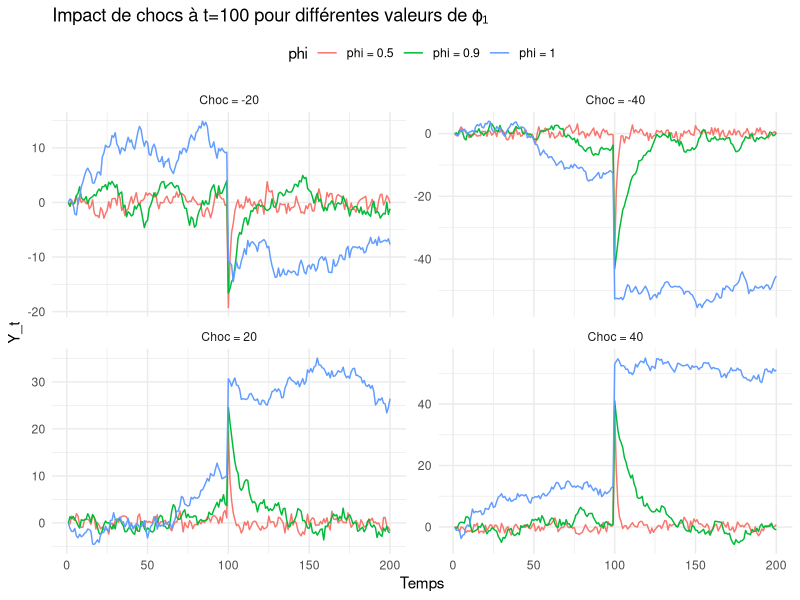
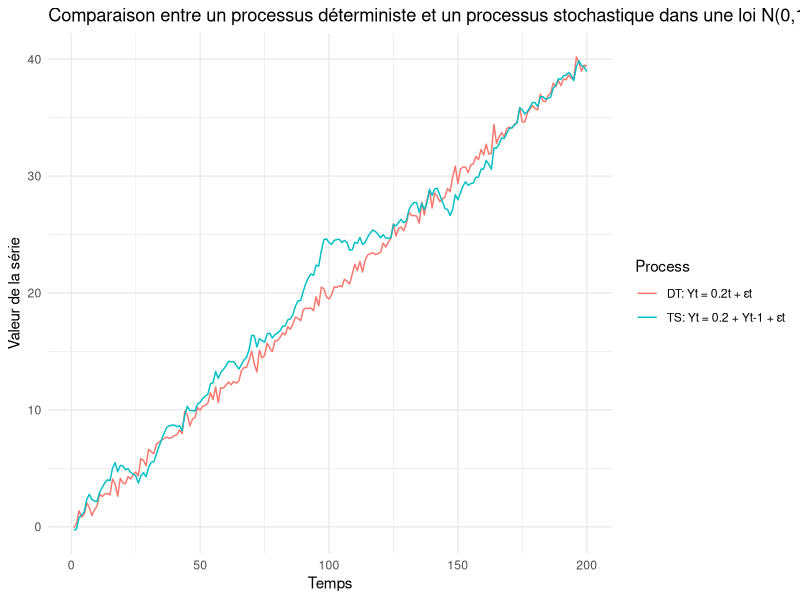
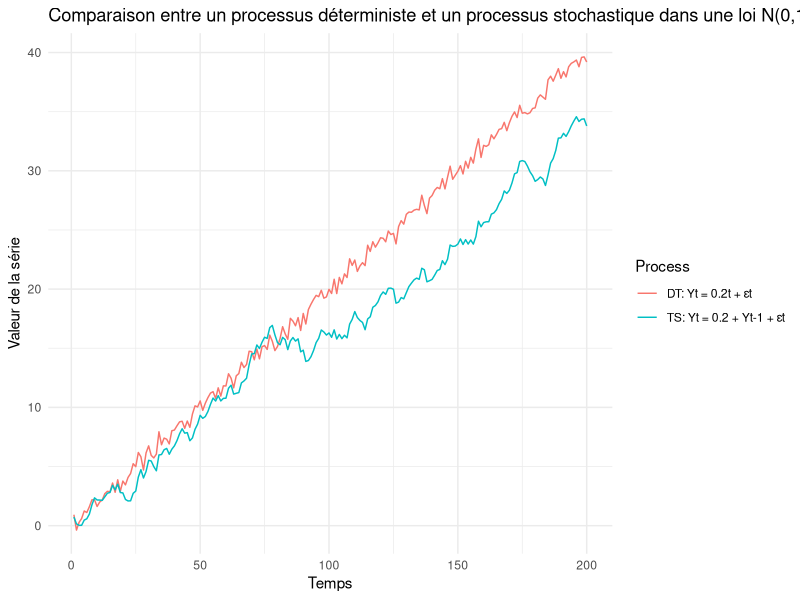
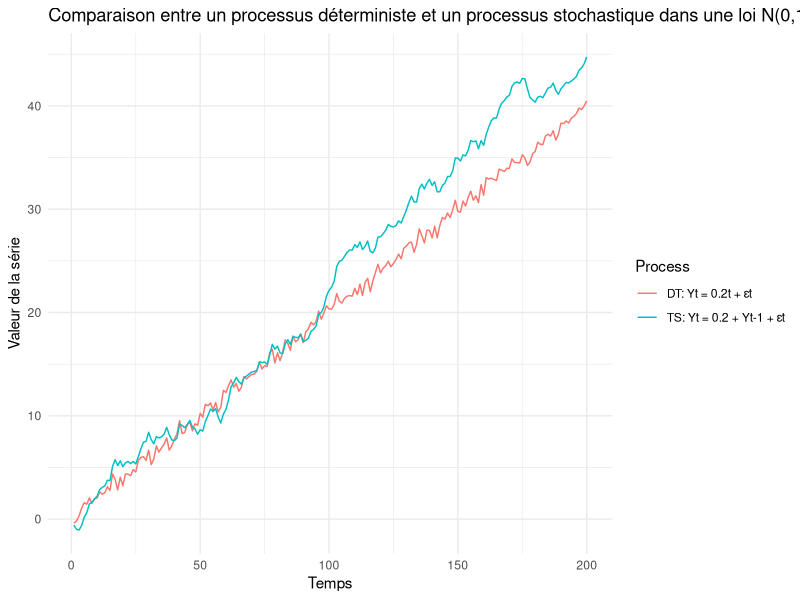
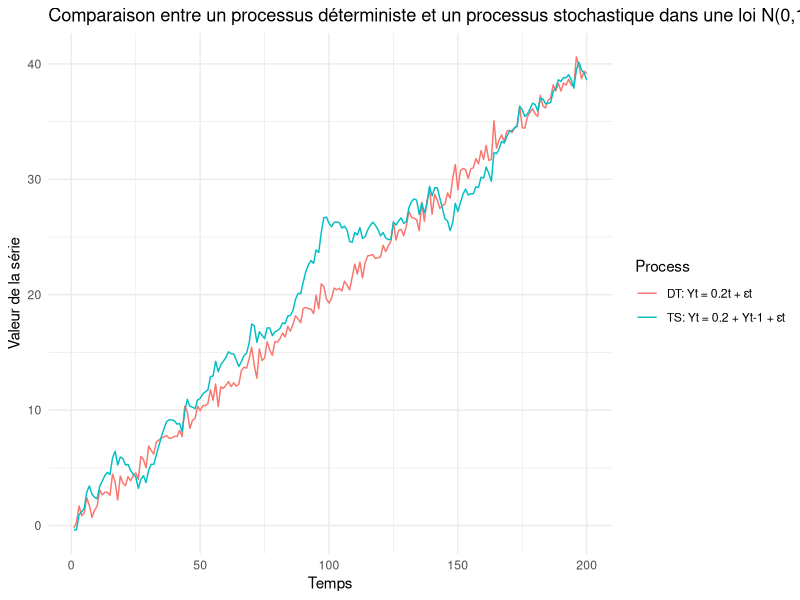
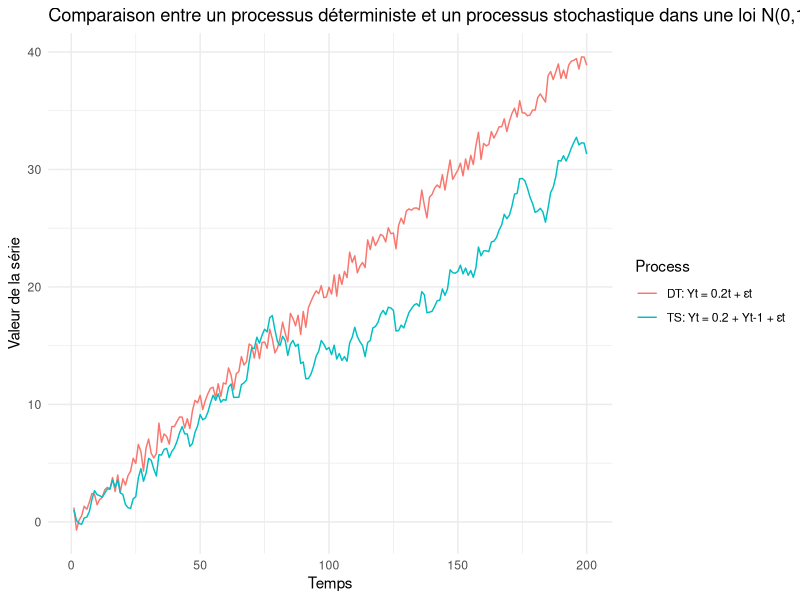
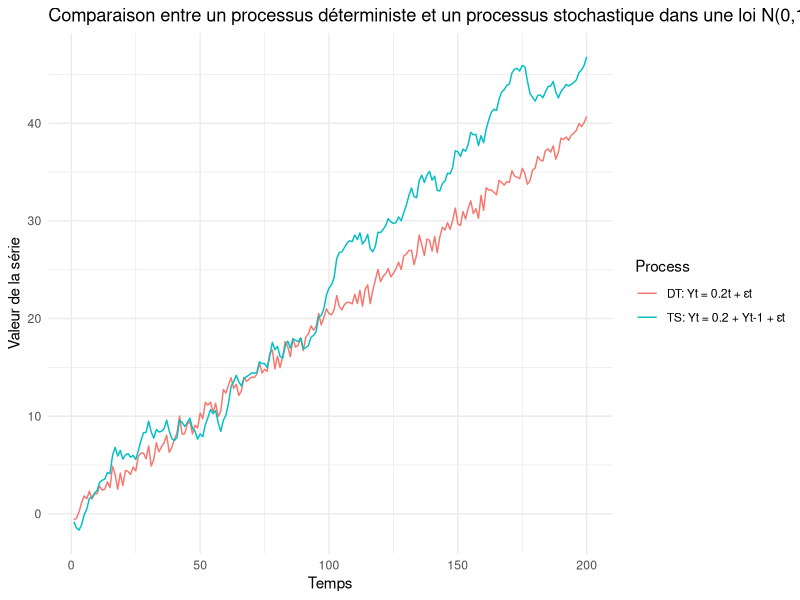
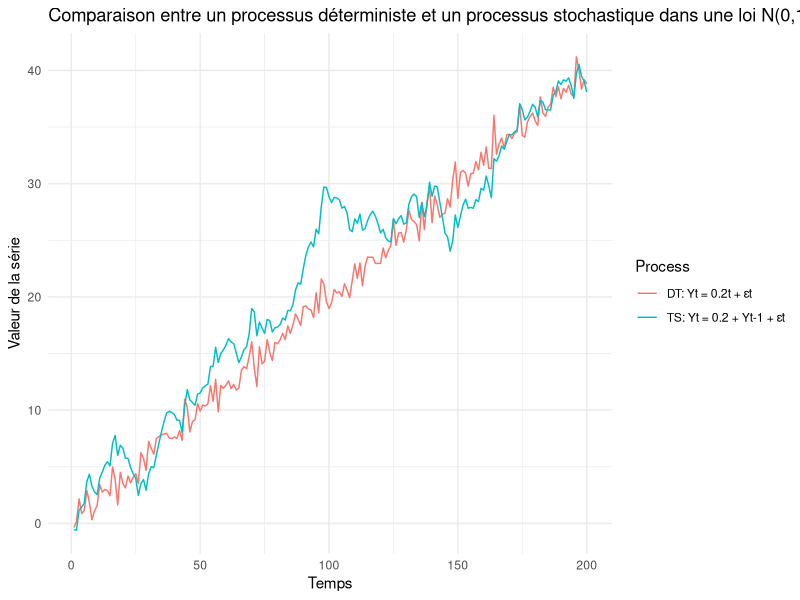

Here is the R script that generated these plots, in order:
## ---- chunk 1
library(stats)
library(ggplot2)


simulate_ar1 <- function(phi, choc_value, choc_time = 100, n = 200) {
  Y <- numeric(n)
  eps <- rnorm(n, mean = 0, sd = 1)
  
  for (t in 2:n) {
    Y[t] <- phi * Y[t - 1] + eps[t]
    if (t == choc_time) {
      Y[t] <- Y[t] + choc_value
    }
  }
  return(Y)
}

set.seed(123)


phi_vals <- c(0.5, 0.9, 1.0)
chocs <- c(20, 40, -20, -40)

# Stocker les résultats dans une data.frame
results <- data.frame()

for (choc in chocs) {
  for (phi in phi_vals) {
    serie <- simulate_ar1(phi, choc)
    df <- data.frame(
      t = 1:200,
      Y = serie,
      phi = paste0("phi = ", phi),
      choc = paste0("Choc = ", choc)
    )
    results <- rbind(results, df)
  }
}
ggplot(results, aes(x = t, y = Y, color = phi)) +
  geom_line() +
  facet_wrap(~choc, scales = "free_y") +
  labs(title = "Impact de chocs à t=100 pour différentes valeurs de ϕ₁",
       x = "Temps", y = "Y_t") +
  theme_minimal() +
  theme(legend.position = "top")


library(ggplot2)
simulate_ar1 <- function(phi, choc_value, choc_time = 100, n = 200) {
  Y <- numeric(n)
  eps <- rnorm(n, mean = 0, sd = 1)
  
  for (t in 2:n) {
    Y[t] <- phi * Y[t - 1] + eps[t]
    if (t == choc_time) {
      Y[t] <- Y[t] + choc_value
    }
  }
  return(Y)
}


## ---- chunk 2

library(ggplot2)
set.seed(123)

n <- 200  
sigma2 <- 1/4  

epsilon <- rnorm(n, mean = 0, sd = sqrt(sigma2))  # Génération du bruit blanc


Y_DT <- numeric(n)
Y_TS <- numeric(n)

for (t in 1:n) {
  Y_DT[t] <- 0.2 * t + epsilon[t]  
  if (t == 1) {
    Y_TS[t] <- epsilon[t]  
  } else {
    Y_TS[t] <- 0.2 + Y_TS[t - 1] + epsilon[t]  
  }
}

# Création du DataFrame
data <- data.frame(
  Time = rep(1:n, 2),
  Value = c(Y_DT, Y_TS),
  Process = rep(c("DT: Yt = 0.2t + εt", "TS: Yt = 0.2 + Yt-1 + εt"), each = n)
)

# Graphique
ggplot(data, aes(x = Time, y = Value, color = Process)) +
  geom_line() +
  labs(title = "Comparaison entre un processus déterministe et un processus stochastique dans une loi N(0,1/4)",
       x = "Temps",
       y = "Valeur de la série") +
  theme_minimal()
  
## ---- chunk 3
set.seed(287)

n <- 200  
sigma2 <- 1/4  

epsilon <- rnorm(n, mean = 0, sd = sqrt(sigma2))  # Génération du bruit blanc


Y_DT <- numeric(n)
Y_TS <- numeric(n)

for (t in 1:n) {
  Y_DT[t] <- 0.2 * t + epsilon[t]  
  if (t == 1) {
    Y_TS[t] <- epsilon[t]  
  } else {
    Y_TS[t] <- 0.2 + Y_TS[t - 1] + epsilon[t]  
  }
}

# Création du DataFrame
data <- data.frame(
  Time = rep(1:n, 2),
  Value = c(Y_DT, Y_TS),
  Process = rep(c("DT: Yt = 0.2t + εt", "TS: Yt = 0.2 + Yt-1 + εt"), each = n)
)

# Graphique
ggplot(data, aes(x = Time, y = Value, color = Process)) +
  geom_line() +
  labs(title = "Comparaison entre un processus déterministe et un processus stochastique dans une loi N(0,1/4)",
       x = "Temps",
       y = "Valeur de la série") +
  theme_minimal()
## ---- chunk 4
set.seed(986)

n <- 200  
sigma2 <- 1/4  

epsilon <- rnorm(n, mean = 0, sd = sqrt(sigma2))  # Génération du bruit blanc


Y_DT <- numeric(n)
Y_TS <- numeric(n)

for (t in 1:n) {
  Y_DT[t] <- 0.2 * t + epsilon[t]  
  if (t == 1) {
    Y_TS[t] <- epsilon[t]  
  } else {
    Y_TS[t] <- 0.2 + Y_TS[t - 1] + epsilon[t]  
  }
}

# Création du DataFrame
data <- data.frame(
  Time = rep(1:n, 2),
  Value = c(Y_DT, Y_TS),
  Process = rep(c("DT: Yt = 0.2t + εt", "TS: Yt = 0.2 + Yt-1 + εt"), each = n)
)

# Graphique
ggplot(data, aes(x = Time, y = Value, color = Process)) +
  geom_line() +
  labs(title = "Comparaison entre un processus déterministe et un processus stochastique dans une loi N(0,1/4)",
       x = "Temps",
       y = "Valeur de la série") +
  theme_minimal()
## ---- chunk 5
set.seed(123)

# Paramètres
n <- 200  # Nombre d'observations
sigma2 <- 1/2  # Variance du bruit

epsilon <- rnorm(n, mean = 0, sd = sqrt(sigma2))  # Génération du bruit blanc

# Simulation des processus
Y_DT <- numeric(n)
Y_TS <- numeric(n)

for (t in 1:n) {
  Y_DT[t] <- 0.2 * t + epsilon[t]  
  if (t == 1) {
    Y_TS[t] <- epsilon[t]  
  } else {
    Y_TS[t] <- 0.2 + Y_TS[t - 1] + epsilon[t]  
  }
}

# Création du DataFrame
data <- data.frame(
  Time = rep(1:n, 2),
  Value = c(Y_DT, Y_TS),
  Process = rep(c("DT: Yt = 0.2t + εt", "TS: Yt = 0.2 + Yt-1 + εt"), each = n)
)

# Graphique
ggplot(data, aes(x = Time, y = Value, color = Process)) +
  geom_line() +
  labs(title = "Comparaison entre un processus déterministe et un processus stochastique dans une loi N(0,1/2)",
       x = "Temps",
       y = "Valeur de la série") +
  theme_minimal()

## ---- chunk 6
set.seed(287)

# Paramètres
n <- 200  # Nombre d'observations
sigma2 <- 1/2  # Variance du bruit

epsilon <- rnorm(n, mean = 0, sd = sqrt(sigma2))  # Génération du bruit blanc

# Simulation des processus
Y_DT <- numeric(n)
Y_TS <- numeric(n)

for (t in 1:n) {
  Y_DT[t] <- 0.2 * t + epsilon[t]  
  if (t == 1) {
    Y_TS[t] <- epsilon[t]  
  } else {
    Y_TS[t] <- 0.2 + Y_TS[t - 1] + epsilon[t]  
  }
}

# Création du DataFrame
data <- data.frame(
  Time = rep(1:n, 2),
  Value = c(Y_DT, Y_TS),
  Process = rep(c("DT: Yt = 0.2t + εt", "TS: Yt = 0.2 + Yt-1 + εt"), each = n)
)

# Graphique
ggplot(data, aes(x = Time, y = Value, color = Process)) +
  geom_line() +
  labs(title = "Comparaison entre un processus déterministe et un processus stochastique dans une loi N(0,1/2)",
       x = "Temps",
       y = "Valeur de la série") +
  theme_minimal()
## ---- chunk 7
set.seed(986)

# Paramètres
n <- 200  # Nombre d'observations
sigma2 <- 1/2  # Variance du bruit

epsilon <- rnorm(n, mean = 0, sd = sqrt(sigma2))  # Génération du bruit blanc

# Simulation des processus
Y_DT <- numeric(n)
Y_TS <- numeric(n)

for (t in 1:n) {
  Y_DT[t] <- 0.2 * t + epsilon[t]  
  if (t == 1) {
    Y_TS[t] <- epsilon[t]  
  } else {
    Y_TS[t] <- 0.2 + Y_TS[t - 1] + epsilon[t]  
  }
}

# Création du DataFrame
data <- data.frame(
  Time = rep(1:n, 2),
  Value = c(Y_DT, Y_TS),
  Process = rep(c("DT: Yt = 0.2t + εt", "TS: Yt = 0.2 + Yt-1 + εt"), each = n)
)

# Graphique
ggplot(data, aes(x = Time, y = Value, color = Process)) +
  geom_line() +
  labs(title = "Comparaison entre un processus déterministe et un processus stochastique dans une loi N(0,1/2)",
       x = "Temps",
       y = "Valeur de la série") +
  theme_minimal()
## ---- chunk 8
set.seed(123)

# Paramètres
n <- 200  # Nombre d'observations
sigma2 <- 1  # Variance du bruit

epsilon <- rnorm(n, mean = 0, sd = sqrt(sigma2))  # Génération du bruit blanc

# Simulation des processus
Y_DT <- numeric(n)
Y_TS <- numeric(n)

for (t in 1:n) {
  Y_DT[t] <- 0.2 * t + epsilon[t]  
  if (t == 1) {
    Y_TS[t] <- epsilon[t]  
  } else {
    Y_TS[t] <- 0.2 + Y_TS[t - 1] + epsilon[t]  
  }
}

# Création du DataFrame
data <- data.frame(
  Time = rep(1:n, 2),
  Value = c(Y_DT, Y_TS),
  Process = rep(c("DT: Yt = 0.2t + εt", "TS: Yt = 0.2 + Yt-1 + εt"), each = n)
)

# Graphique
ggplot(data, aes(x = Time, y = Value, color = Process)) +
  geom_line() +
  labs(title = "Comparaison entre un processus déterministe et un processus stochastique dans une loi N(0,1)",
       x = "Temps",
       y = "Valeur de la série") +
  theme_minimal()

## ---- chunk 9
set.seed(287)

# Paramètres
n <- 200  # Nombre d'observations
sigma2 <- 1  # Variance du bruit

epsilon <- rnorm(n, mean = 0, sd = sqrt(sigma2))  # Génération du bruit blanc

# Simulation des processus
Y_DT <- numeric(n)
Y_TS <- numeric(n)

for (t in 1:n) {
  Y_DT[t] <- 0.2 * t + epsilon[t]  
  if (t == 1) {
    Y_TS[t] <- epsilon[t]  
  } else {
    Y_TS[t] <- 0.2 + Y_TS[t - 1] + epsilon[t]  
  }
}

# Création du DataFrame
data <- data.frame(
  Time = rep(1:n, 2),
  Value = c(Y_DT, Y_TS),
  Process = rep(c("DT: Yt = 0.2t + εt", "TS: Yt = 0.2 + Yt-1 + εt"), each = n)
)

# Graphique
ggplot(data, aes(x = Time, y = Value, color = Process)) +
  geom_line() +
  labs(title = "Comparaison entre un processus déterministe et un processus stochastique dans une loi N(0,1)",
       x = "Temps",
       y = "Valeur de la série") +
  theme_minimal()
## ---- chunk 10
set.seed(986)

# Paramètres
n <- 200  # Nombre d'observations
sigma2 <- 1  # Variance du bruit

epsilon <- rnorm(n, mean = 0, sd = sqrt(sigma2))  # Génération du bruit blanc

# Simulation des processus
Y_DT <- numeric(n)
Y_TS <- numeric(n)

for (t in 1:n) {
  Y_DT[t] <- 0.2 * t + epsilon[t]  
  if (t == 1) {
    Y_TS[t] <- epsilon[t]  
  } else {
    Y_TS[t] <- 0.2 + Y_TS[t - 1] + epsilon[t]  
  }
}

# Création du DataFrame
data <- data.frame(
  Time = rep(1:n, 2),
  Value = c(Y_DT, Y_TS),
  Process = rep(c("DT: Yt = 0.2t + εt", "TS: Yt = 0.2 + Yt-1 + εt"), each = n)
)

# Graphique
ggplot(data, aes(x = Time, y = Value, color = Process)) +
  geom_line() +
  labs(title = "Comparaison entre un processus déterministe et un processus stochastique dans une loi N(0,1)",
       x = "Temps",
       y = "Valeur de la série") +
  theme_minimal()
## ---- chunk 11
set.seed(123)


n <- 200       
N <- 5000     
rejets <- numeric(N)

for (i in 1:N) {
  
  X <- cumsum(rnorm(n))
  Y <- cumsum(rnorm(n))
  

  model <- lm(Y ~ X)
  p_value <- summary(model)$coefficients[2, 4]  
  

  rejets[i] <- ifelse(p_value < 0.05, 1, 0)
}

pourcentage_rejets <- mean(rejets) * 100
cat("Pourcentage de rejets de H0 (β1 = 0) au seuil de 5% :", round(pourcentage_rejets, 2), "%\n")

## ---- chunk 12
set.seed(238)


n <- 50    
N <- 5000   
rejets <- numeric(N)

for (i in 1:N) {
  
  X <- cumsum(rnorm(n))
  Y <- cumsum(rnorm(n))
  
  
  model <- lm(Y ~ X)
  p_value <- summary(model)$coefficients[2, 4]  
  
  
  rejets[i] <- ifelse(p_value < 0.05, 1, 0)
}

pourcentage_rejets <- mean(rejets) * 100
cat("Pourcentage de rejets de H0 (β1 = 0) au seuil de 5% :", round(pourcentage_rejets, 2), "%\n")
## ---- chunk 13
set.seed(238)


n <- 500   
N <- 5000   
rejets <- numeric(N)

for (i in 1:N) {
  
  X <- cumsum(rnorm(n))
  Y <- cumsum(rnorm(n))
  
  
  model <- lm(Y ~ X)
  p_value <- summary(model)$coefficients[2, 4]  
  
  
  rejets[i] <- ifelse(p_value < 0.05, 1, 0)
}

pourcentage_rejets <- mean(rejets) * 100
cat("Pourcentage de rejets de H0 (β1 = 0) au seuil de 5% :", round(pourcentage_rejets, 2), "%\n")
## ---- chunk 14
set.seed(238)


n <- 200   
N <- 2000   
rejets <- numeric(N)

for (i in 1:N) {
  
  X <- cumsum(rnorm(n))
  Y <- cumsum(rnorm(n))
  
  
  model <- lm(Y ~ X)
  p_value <- summary(model)$coefficients[2, 4]  
  
  
  rejets[i] <- ifelse(p_value < 0.05, 1, 0)
}

pourcentage_rejets <- mean(rejets) * 100
cat("Pourcentage de rejets de H0 (β1 = 0) au seuil de 5% :", round(pourcentage_rejets, 2), "%\n")
## ---- chunk 15
set.seed(238)


n <- 200   
N <- 10000   
rejets <- numeric(N)

for (i in 1:N) {
  
  X <- cumsum(rnorm(n))
  Y <- cumsum(rnorm(n))
  
  
  model <- lm(Y ~ X)
  p_value <- summary(model)$coefficients[2, 4]  
  
  
  rejets[i] <- ifelse(p_value < 0.05, 1, 0)
}

pourcentage_rejets <- mean(rejets) * 100
cat("Pourcentage de rejets de H0 (β1 = 0) au seuil de 5% :", round(pourcentage_rejets, 2), "%\n")
## ---- chunk 16
set.seed(123)

# Paramètres
n <- 100         # Longueur de la série
N <- 10000       # Nombre de simulations
t_stats <- numeric(N)

for (i in 1:N) {
  eps <- rnorm(n)
  Y <- cumsum(eps)  # Y_t = Y_{t-1} + ε_t
  
  dY <- diff(Y)            # ΔY_t
  Y_lag <- Y[-n]           # Y_{t-1}
  
  model <- lm(dY ~ 0 + Y_lag)  # régression sans constante
  t_stats[i] <- summary(model)$coefficients[1, 3]  # t-statistique
}

# Valeurs critiques empiriques
quantiles <- quantile(t_stats, probs = c(0.10, 0.05, 0.01))
print(round(quantiles, 3))

# Histogramme
hist(t_stats, breaks = 50, col = "darkgreen", border = "white",
     main = "Distribution Monte Carlo du modèle (1)",
     xlab = "Valeurs de la statistique t")

# Ajout des lignes verticales pour les quantiles critiques
abline(v = quantiles[1], col = "orange", lwd = 2, lty = 2)
abline(v = quantiles[2], col = "red", lwd = 2, lty = 2)
abline(v = quantiles[3], col = "darkred", lwd = 2, lty = 2)

# Ajout d'une légende
legend("topright", legend = c("10%", "5%", "1%"),
       col = c("orange", "red", "darkred"),
       lty = 2, lwd = 2, title = "Seuils")

## ---- chunk 17
set.seed(123)

n_simulations <- 10000
n_obs <- 100

# Fonction pour générer une marche aléatoire avec constante
generate_random_walk_avec_const <- function(n, delta0) {
  Yt <- numeric(n)
  Yt[1] <- delta0  # Initialisation avec la constante
  for (t in 2:n) {
    Yt[t] <- Yt[t-1] + rnorm(1)
  }
  return(Yt)
}

# Fonction pour exécuter la simulation et afficher les résultats
simulation_cst <- function(delta0) {
  set.seed(123)  # Réinitialisation de la graine pour reproductibilité
  
  t_stats <- numeric(n_simulations)  # Réinitialisation à chaque appel
  
  for (i in 1:n_simulations) {
    Yt <- generate_random_walk_avec_const(n_obs, delta0)
    
    dYt <- diff(Yt)
    Yt_lag <- Yt[-n_obs]
    
    model <- lm(dYt ~ Yt_lag)  # Régression avec constante par défaut
    t_stats[i] <- summary(model)$coefficients[2, 3]  # Récupération du t-stat
  }
  
  # Calcul des quantiles (valeurs critiques)
  quantiles <- quantile(t_stats, c(0.10, 0.05, 0.01))
  
  # Affichage graphique
  hist(t_stats, breaks = 50, probability = TRUE, col = "royalblue", border = "white",
       main = paste("Distribution Monte Carlo des t-stat de Dickey-Fuller (δ0 =", delta0, ")"),
       xlab = "Valeur de la statistique t", ylab = "Densité")
  lines(density(t_stats), col = "royalblue", lwd = 2)
  abline(v = quantiles, col = c("orange", "red", "darkred"), lwd = 2, lty = 2)
  legend("topright", legend = c("Densité estimée", "Quantile 10%", "Quantile 5%", "Quantile 1%"),
         col = c("royalblue", "orange", "red", "darkred"), lwd = 2, cex = 0.5, lty = c(1, 2, 2, 2))
  
  # Affichage des valeurs critiques
  cat("Valeurs critiques obtenues pour δ0 =", delta0, ":\n")
  print(quantiles)
}


simulation_cst(delta0 = 5)
#simulation_cst(delta0 = 10)
## ---- chunk 18
set.seed(123)

n_simulations <- 10000
n_obs <- 100

# Fonction pour générer une marche aléatoire avec constante
generate_random_walk_avec_const <- function(n, delta0) {
  Yt <- numeric(n)
  Yt[1] <- delta0  # Initialisation avec la constante
  for (t in 2:n) {
    Yt[t] <- Yt[t-1] + rnorm(1)
  }
  return(Yt)
}

# Fonction pour exécuter la simulation et afficher les résultats
simulation_cst <- function(delta0) {
  set.seed(123)  # Réinitialisation de la graine pour reproductibilité
  
  t_stats <- numeric(n_simulations)  # Réinitialisation à chaque appel
  
  for (i in 1:n_simulations) {
    Yt <- generate_random_walk_avec_const(n_obs, delta0)
    
    dYt <- diff(Yt)
    Yt_lag <- Yt[-n_obs]
    
    model <- lm(dYt ~ Yt_lag)  # Régression avec constante par défaut
    t_stats[i] <- summary(model)$coefficients[2, 3]  # Récupération du t-stat
  }
  
  # Calcul des quantiles (valeurs critiques)
  quantiles <- quantile(t_stats, c(0.10, 0.05, 0.01))
  
  # Affichage graphique
  hist(t_stats, breaks = 50, probability = TRUE, col = "royalblue", border = "white",
       main = paste("Distribution Monte Carlo des t-stat de Dickey-Fuller (δ0 =", delta0, ")"),
       xlab = "Valeur de la statistique t", ylab = "Densité")
  lines(density(t_stats), col = "royalblue", lwd = 2)
  abline(v = quantiles, col = c("orange", "red", "darkred"), lwd = 2, lty = 2)
  legend("topright", legend = c("Densité estimée", "Quantile 10%", "Quantile 5%", "Quantile 1%"),
         col = c("royalblue", "orange", "red", "darkred"), lwd = 2, cex = 0.5, lty = c(1, 2, 2, 2))
  
  # Affichage des valeurs critiques
  cat("Valeurs critiques obtenues pour δ0 =", delta0, ":\n")
  print(quantiles)
}


#simulation_cst(delta0 = 5)
simulation_cst(delta0 = 10)
## ---- chunk 19
set.seed(123)

n <- 100
N <- 10000

# Initialisation
t_none <- numeric(N)
t_d5 <- numeric(N)
t_d10 <- numeric(N)

# Simulation : modèle sans constante
for (i in 1:N) {
  eps <- rnorm(n)
  Y <- cumsum(eps)
  dY <- diff(Y)
  Y_lag <- Y[-n]
  model <- lm(dY ~ 0 + Y_lag)
  t_none[i] <- summary(model)$coefficients[1, 3]
}

# Simulation : modèle avec constante δ₀ = 5
for (i in 1:N) {
  eps <- rnorm(n)
  Y <- numeric(n)
  Y[1] <- 5
  for (t in 2:n) {
    Y[t] <- Y[t - 1] + eps[t]
  }
  dY <- diff(Y)
  Y_lag <- Y[-n]
  model <- lm(dY ~ Y_lag)
  t_d5[i] <- summary(model)$coefficients[2, 3]
}

# Simulation : modèle avec constante δ₀ = 10
for (i in 1:N) {
  eps <- rnorm(n)
  Y <- numeric(n)
  Y[1] <- 10
  for (t in 2:n) {
    Y[t] <- Y[t - 1] + eps[t]
  }
  dY <- diff(Y)
  Y_lag <- Y[-n]
  model <- lm(dY ~ Y_lag)
  t_d10[i] <- summary(model)$coefficients[2, 3]
}

# Densités
dens_none <- density(t_none)
dens_5 <- density(t_d5)
dens_10 <- density(t_d10)

# Graphique final
plot(dens_none, col = "darkgreen", lwd = 2,
     main = expression("Distribution des statistiques t : sans constante vs " * delta[0] * " = 5 et 10"),
     xlab = "Valeurs de la statistique t", ylab = "Density",
     xlim = c(-6, 4), ylim = c(0, 0.55))
lines(dens_5, col = "purple", lwd = 2, lty = 2)
lines(dens_10, col = "black", lwd = 2, lty = 3)

legend("topright",
       legend = c("Sans constante", expression(delta[0] == 5), expression(delta[0] == 10)),
       col = c("darkgreen", "purple", "black"),
       lty = c(1, 2, 3), lwd = 2, bty = "n")

